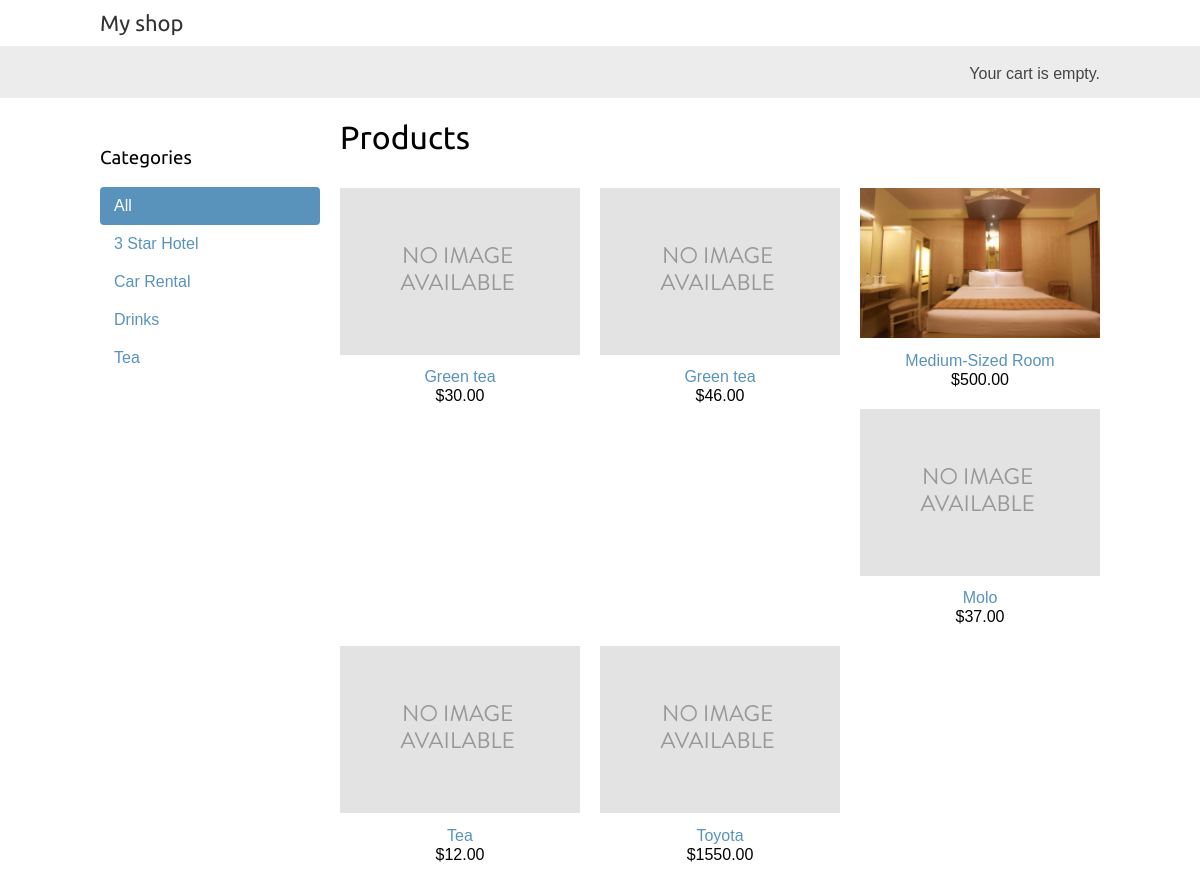
The page / on the database its author committed.
### shop/models.py (models this page shows, shortened)
class Category(models.Model):
    name = models.CharField(max_length=200)
    slug = models.SlugField(max_length=200,
                            unique=True)
    class Meta:
        ordering = ['name']
        indexes = [
            models.Index(fields=['name']),
        ]
        verbose_name = 'category'
        verbose_name_plural = 'categories'
    def get_absolute_url(self):
        return reverse('shop:product_list_by_category',
                       args=[self.slug])

class Product(models.Model):
    category = models.ForeignKey(Category,
                                 related_name='products',
                                 on_delete=models.CASCADE)
    name = models.CharField(max_length=200)
    slug = models.SlugField(max_length=200)
    image = models.ImageField(upload_to='products/%Y/%m/%d',
                              blank=True)
    description = models.TextField(blank=True)
    price = models.DecimalField(max_digits=10,
                                decimal_places=2)
    available = models.BooleanField(default=True)
    created = models.DateTimeField(auto_now_add=True)
    updated = models.DateTimeField(auto_now=True)
    class Meta:
        ordering = ['name']
        indexes = [
            models.Index(fields=['id', 'slug']),
            models.Index(fields=['name']),
            models.Index(fields=['-created']),
        ]
    def get_absolute_url(self):
        return reverse('shop:product_detail',
                       args=[self.id, self.slug])

### shop/views.py (the view)
# urls.py: path('', views.product_list, name='product_list'),
def product_list(request, category_slug=None):
    category = None
    categories = Category.objects.all()
    products = Product.objects.filter(available=True)
    if category_slug:
        category = get_object_or_404(Category, slug=category_slug)
        products = products.filter(category=category)
    return render(request,
                  'shop/product/list.html',
                  {'category': category,
                   'categories': categories,
                   'products': products})

### cart/context_processors.py (called while the page is built)
def cart(request):
    return {'cart': Cart(request)}

### shop/p/templates/shop/product/list.html (shortened to what this page needs)
{% extends "shop/base.html" %}
{% load static %}
{% block content %}
    <div id="sidebar">
        <h3>Categories</h3>
        <ul>
            <li {% if not category %}class="selected"{% endif %}>
                <a href="{% url "shop:product_list" %}">All</a>
            </li>
            {% for c in categories %}
                <li >
                    <a href="{{ c.get_absolute_url }}">{{ c.name }}</a>
                </li>
            {% endfor %}
        </ul>
        </div>
        <div id="main" class="product-list">
            <h1>{% if category %}{{ category.name }}{% else %}Products
            {% endif %}</h1>
            {% for product in products %}
                <div class="item">
                    <a href="{{ product.get_absolute_url }}">
                        <img src="{% if product.image %}{{ product.image.url }}{% else %}{%static "img/no_image.png" %}{% endif %}">
                        </a>
                        <a href="{{ product.get_absolute_url }}">{{ product.name }}</a>
                        <br>
                        ${{ product.price }}
                </div>
            {% endfor %}
        </div>
{% endblock %}

### shop/p/templates/shop/base.html (shortened to what this page needs)
{% load static %}
<!DOCTYPE html>
<html>
<head>
    <link href="{% static "css/base.css" %}" rel="stylesheet">
</head>
<body>
    <div id="header">
        <a href="/" class="logo">My shop</a>
    </div>
    <div id="subheader">
        <div class="cart">
            Your cart is empty.
        </div>
    </div>
    <div id="content">
    {% block content %}
    {% endblock %}
    </div>
</body>
</html>

### shop/p/static/css/base.css (style rules this page uses)
body { margin:0; padding:0; font-family:helvetica, sans-serif; }
h1, h2, h3, h4, h5 , h6 { font-family: 'Ubuntu', sans-serif; font-weight:normal; }
a { text-decoration:none; color:#5993bb; }
#header { padding:10px 100px; font-size:18px; overflow:auto; }
#subheader { background:#ececec; color:#444; padding:15px 100px; overflow:auto; }
#header .logo { font-family: 'Ubuntu', sans-serif; float:left; color:#333; font-size:22px; margin-right:10%; }
#subheader .cart { float:right; padding-top:4px; }
#content { padding:0 100px; overflow:hidden; }
#sidebar { width:220px; padding:30px 20px 0 0; float:left; }
#sidebar ul { margin:0; padding:0; }
#sidebar ul li { margin:0; list-style:none; padding:10px 14px; }
#sidebar ul li a { display:block; }
#sidebar ul li.selected { background:#5993bb; border-radius:4px; }
#sidebar ul li.selected a { color:#fff; }
#main { float:left; width: 96%; margin-right:-220px; overflow:hidden; }
.product-list .item { width:25%; padding:10px 20px 10px 0; float:left; text-align:center; line-height:1.2; }
.product-list .item img { width:100%; margin-bottom:8px; }

### rows shown on the page
Category: name "3 Star Hotel"
Category: name "Car Rental"
Category: name "Drinks"
Category: name "Tea"
Product: name "Green tea", price "30.00"
Product: image (placeholder picture), name "Green tea", price "46.00"
Product: image (picture), name "Medium-Sized Room", price "500.00"
Product: image (placeholder picture), name "Molo", price "37.00"
Product: name "Tea", price "12.00"
Product: name "Toyota", price "1550.00"
